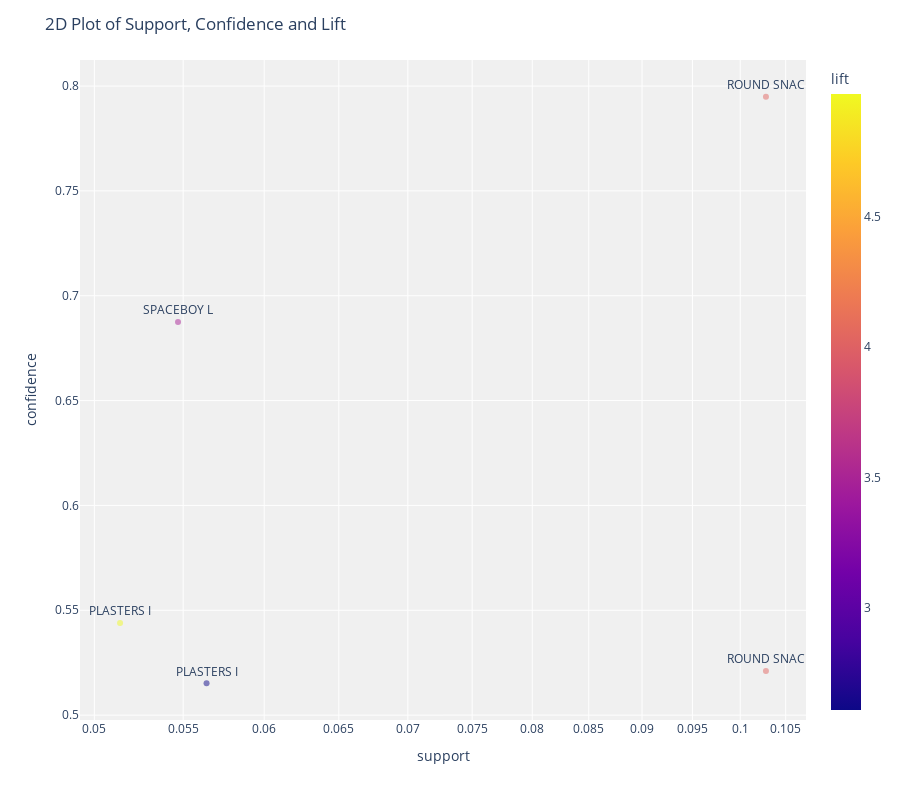

The cell this chart's notebook holds for it:
### Code cell
plot_model(model2)

### Figure 1 — Plotly figure (JSON) as saved in the notebook; plotly's stock layout.template omitted (floating-point values rounded to 4 significant figures)
{"data": [{"customdata": [["ROUND SNACK BOXES SET OF 4 FRUITS ", "ROUND SNACK BOXES SET OF4 WOODLAND "], ["SPACEBOY LUNCH BOX ", "ROUND SNACK BOXES SET OF4 WOODLAND "], ["PLASTERS IN TIN CIRCUS PARADE ", "PLASTERS IN TIN WOODLAND ANIMALS"], ["ROUND SNACK BOXES SET OF4 WOODLAND ", "ROUND SNACK BOXES SET OF 4 FRUITS "], ["PLASTERS IN TIN WOODLAND ANIMALS", "ROUND SNACK BOXES SET OF4 WOODLAND "]], "hovertemplate": "support=%{x}<br>confidence=%{y}<br>antecedents_short=%{text}<br>antecedents=%{customdata[0]}<br>consequents=%{customdata[1]}<br>lift=%{marker.color}<extra></extra>", "legendgroup": "", "marker": {"color": [4.028, 3.484, 4.969, 4.028, 2.61], "coloraxis": "coloraxis", "opacity": 0.5, "symbol": "circle"}, "mode": "markers+text", "name": "", "orientation": "v", "showlegend": false, "text": ["ROUND SNAC", "SPACEBOY L", "PLASTERS I", "ROUND SNAC", "PLASTERS I"], "textposition": "top center", "type": "scatter", "x": [0.1028, 0.0547, 0.0514, 0.1028, 0.0564], "xaxis": "x", "y": [0.7949, 0.6875, 0.5439, 0.521, 0.5152], "yaxis": "y"}], "layout": {"coloraxis": {"colorbar": {"title": {"text": "lift"}}, "colorscale": [[0, "#0d0887"], [0.1111, "#46039f"], [0.2222, "#7201a8"], [0.3333, "#9c179e"], [0.4444, "#bd3786"], [0.5556, "#d8576b"], [0.6667, "#ed7953"], [0.7778, "#fb9f3a"], [0.8889, "#fdca26"], [1, "#f0f921"]]}, "height": 800, "legend": {"tracegroupgap": 0}, "margin": {"t": 60}, "plot_bgcolor": "rgb(240,240,240)", "title": {"text": "2D Plot of Support, Confidence and Lift"}, "xaxis": {"anchor": "y", "domain": [0, 1], "title": {"text": "support"}, "type": "log"}, "yaxis": {"anchor": "x", "domain": [0, 1], "title": {"text": "confidence"}}}}
